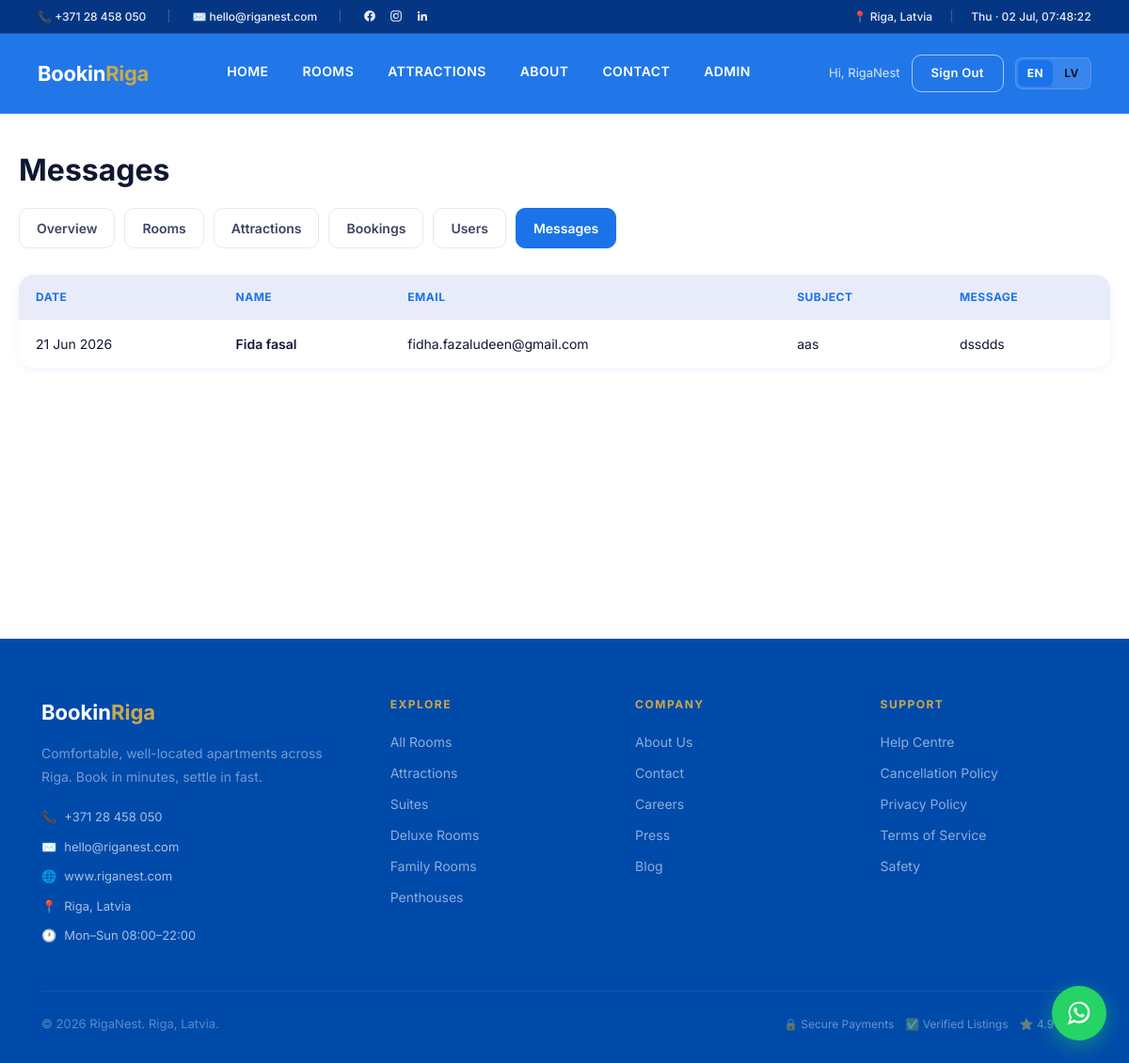
The page /admin/messages (signed in) on the database as committed earlier.
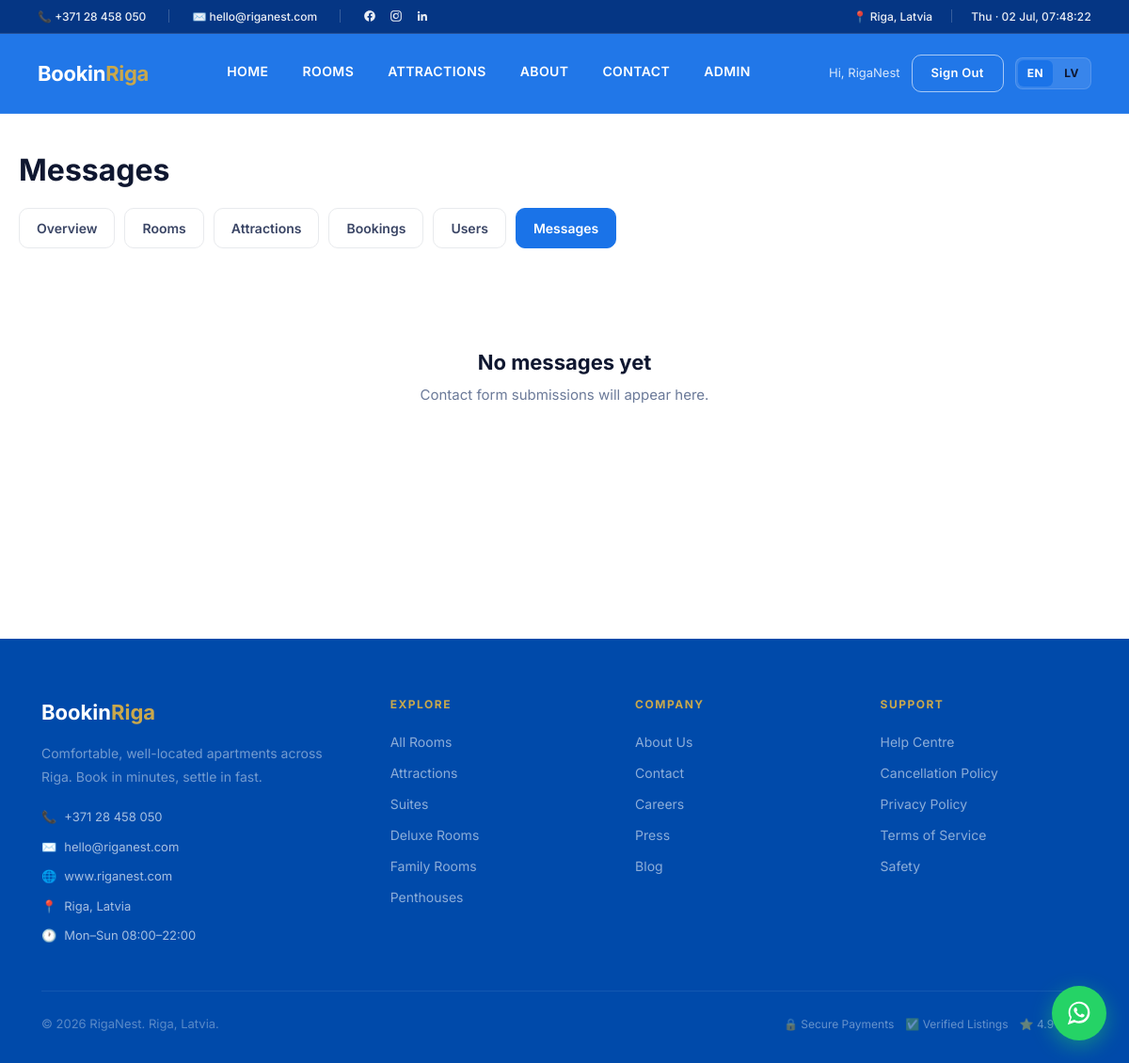
The same page on the database as committed later.
### app.py (models this page shows)
class ContactMessage(db.Model):
    id = db.Column(db.Integer, primary_key=True)
    name = db.Column(db.String(120), nullable=False)
    email = db.Column(db.String(120), nullable=False)
    subject = db.Column(db.String(200), default="")
    message = db.Column(db.Text, nullable=False)
    created_at = db.Column(db.DateTime, default=datetime.utcnow)

### app.py (the view)
@app.route("/admin/messages")
@admin_required
def admin_messages():
    msgs = ContactMessage.query.order_by(ContactMessage.created_at.desc()).all()
    return render_template("admin/messages.html", messages=msgs)

### app.py (called while the page is built)
@login_manager.user_loader
def load_user(uid):
    return db.session.get(User, int(uid))

def admin_required(view):
    @wraps(view)
    @login_required
    def wrapped(*a, **k):
        if not current_user.is_admin:
            abort(403)
        return view(*a, **k)
    return wrapped

@app.context_processor
def inject_globals():
    logo = any(os.path.exists(os.path.join(BASE_DIR, "static", "logo" + ext))
               for ext in (".png", ".jpg", ".jpeg", ".svg", ".webp"))
    lang = session.get("lang", "en")
    logo_file = None
    for ext in (".png", ".jpg", ".jpeg", ".svg", ".webp"):
        if os.path.exists(os.path.join(BASE_DIR, "static", "logo" + ext)):
            logo_file = "logo" + ext
            break
    return {"current_year": datetime.utcnow().year, "today": date.today(),
            "logo_exists": logo, "logo_file": logo_file,
            "payments_live": PAYMENTS_LIVE, "email_live": EMAIL_LIVE,
            "lang": lang,
            "whatsapp_number": WHATSAPP_NUMBER,
            "whatsapp_digits": WHATSAPP_NUMBER_DIGITS}

### templates/admin/messages.html (shortened to what this page needs)
{% extends "base.html" %}
{% block content %}
<div class="page page-wrap">
  <div class="container admin-shell">
    <h1 style="font-size:32px">Messages</h1>
    <div class="admin-tabs">
      <a href="{{ url_for('admin_dashboard') }}">Overview</a>
      <a href="{{ url_for('admin_rooms') }}">Rooms</a>
      <a href="{{ url_for('admin_attractions') }}">Attractions</a>
      <a href="{{ url_for('admin_bookings') }}">Bookings</a>
      <a href="{{ url_for('admin_users') }}">Users</a>
      <a href="{{ url_for('admin_messages') }}" class="active">Messages</a>
    </div>
    {% if messages %}
    <table class="admin-table">
      <thead><tr><th>Date</th><th>Name</th><th>Email</th><th>Subject</th><th>Message</th></tr></thead>
      <tbody>
        {% for m in messages %}
        <tr>
          <td>{{ m.created_at.strftime('%d %b %Y') }}</td>
          <td style="font-weight:600">{{ m.name }}</td>
          <td>{{ m.email }}</td>
          <td>{{ m.subject }}</td>
          <td style="max-width:380px">{{ m.message }}</td>
        </tr>
        {% endfor %}
      </tbody>
    </table>
    {% else %}
    <div class="empty-state"><h3>No messages yet</h3><p>Contact form submissions will appear here.</p></div>
    {% endif %}
  </div>
</div>
{% endblock %}

Rows that differ between the two databases and show on the page:
removed ContactMessage: created_at "21 Jun 2026", name "Fida fasal", email "fidha.fazaludeen@gmail.com", subject "aas", message "dssdds"
Other text that changed with them:
text no longer shown: "DATE NAME EMAIL SUBJECT MESSAGE"
text now shown: "No messages yet Contact form submissions will appear here."
